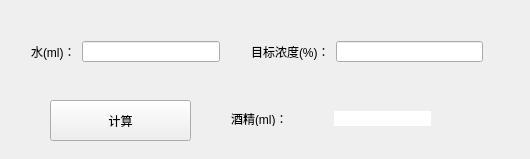
<?xml version="1.0" encoding="UTF-8"?>
<ui version="4.0">
 <class>QtMediumClass</class>
 <widget class="QWidget" name="QtMediumClass">
  <property name="geometry">
   <rect>
    <x>0</x>
    <y>0</y>
    <width>530</width>
    <height>159</height>
   </rect>
  </property>
  <property name="windowTitle">
   <string>QtMedium</string>
  </property>
  <widget class="QWidget" name="layoutWidget">
   <property name="geometry">
    <rect>
     <x>240</x>
     <y>30</y>
     <width>254</width>
     <height>43</height>
    </rect>
   </property>
   <layout class="QHBoxLayout" name="horizontalLayout_2">
    <item>
     <widget class="QLabel" name="label1_2">
      <property name="styleSheet">
       <string notr="true">font: 75 14pt &quot;微软雅黑&quot;;</string>
      </property>
      <property name="text">
       <string>目标浓度(%)：</string>
      </property>
     </widget>
    </item>
    <item>
     <widget class="QLineEdit" name="concentration">
      <property name="styleSheet">
       <string notr="true">font: 20pt &quot;微软雅黑&quot;;</string>
      </property>
     </widget>
    </item>
   </layout>
  </widget>
  <widget class="QWidget" name="layoutWidget_2">
   <property name="geometry">
    <rect>
     <x>220</x>
     <y>100</y>
     <width>222</width>
     <height>37</height>
    </rect>
   </property>
   <layout class="QHBoxLayout" name="horizontalLayout_3">
    <item>
     <widget class="QLabel" name="label1_3">
      <property name="styleSheet">
       <string notr="true">font: 75 14pt &quot;微软雅黑&quot;;</string>
      </property>
      <property name="text">
       <string>酒精(ml)：</string>
      </property>
     </widget>
    </item>
    <item>
     <widget class="QLabel" name="label_water_3">
      <property name="styleSheet">
       <string notr="true">font: 20pt &quot;微软雅黑&quot;;
color: rgb(0,0,0);
background-color: rgb(255, 255, 255);</string>
      </property>
      <property name="text">
       <string/>
      </property>
     </widget>
    </item>
   </layout>
  </widget>
  <widget class="QPushButton" name="Do_acohol">
   <property name="geometry">
    <rect>
     <x>50</x>
     <y>100</y>
     <width>141</width>
     <height>41</height>
    </rect>
   </property>
   <property name="styleSheet">
    <string notr="true">font: 75 14pt &quot;微软雅黑&quot;;</string>
   </property>
   <property name="text">
    <string>计算</string>
   </property>
  </widget>
  <widget class="QWidget" name="layoutWidget_3">
   <property name="geometry">
    <rect>
     <x>20</x>
     <y>30</y>
     <width>211</width>
     <height>43</height>
    </rect>
   </property>
   <layout class="QHBoxLayout" name="horizontalLayout">
    <item>
     <widget class="QLabel" name="label1">
      <property name="styleSheet">
       <string notr="true">font: 75 14pt &quot;微软雅黑&quot;;</string>
      </property>
      <property name="text">
       <string>水(ml)：</string>
      </property>
     </widget>
    </item>
    <item>
     <widget class="QLineEdit" name="water_vol">
      <property name="styleSheet">
       <string notr="true">font: 20pt &quot;微软雅黑&quot;;</string>
      </property>
      <property name="echoMode">
       <enum>QLineEdit::Normal</enum>
      </property>
     </widget>
    </item>
   </layout>
  </widget>
 </widget>
 <layoutdefault spacing="6" margin="11"/>
 <resources/>
 <connections/>
</ui>
